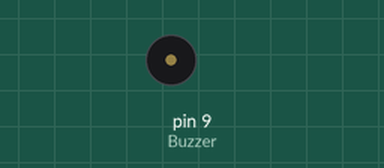
The sketch below on a simulated Arduino Uno, built with avr-gcc and run on an emulated ATmega328P. Parts: buzzer (waves = sounding).

Above: at 1.1 s.
At 3.45 s:
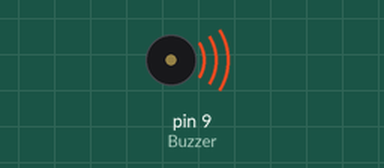
Timing chart, 0 to 3.8 s (numbered marks = the images above):
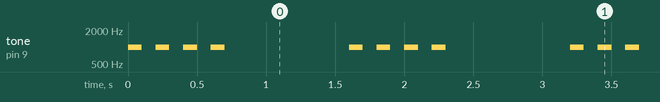

The sketch:

buzzer.ino
```cpp
#define Buzzer 9

void setup() {
 pinMode(Buzzer, OUTPUT);
}

void loop() {
  tone(Buzzer, 1000, 100);
  delay(200);
  tone(Buzzer, 1000, 100);
  delay(200);
  tone(Buzzer, 1000, 100);
  delay(200);
  tone(Buzzer, 1000, 100);
  delay(1000);
}
```

Measured:
- by itself, tone on pin 9 (Buzzer): repeats every 1.6 s: 3 × (silent 0.10 s, 1000 Hz 0.10 s), silent 0.90 s, 1000 Hz 0.10 s
